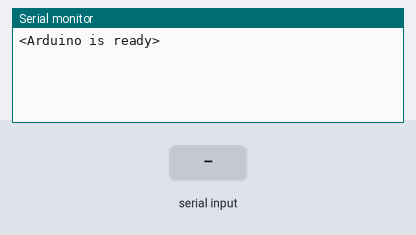
Bench run of a sketch on a simulated ESP32. Parts: the last lines printed to the serial monitor. Inputs (shaded band) come from the test bench.

Above: at 1.2 s.
1.3 s: "90,45\n" received over Serial
At 1.7 s:
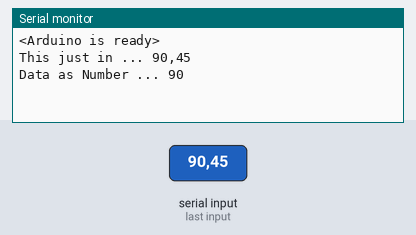
2.8 s: "5\n" received over Serial
At 3.8 s:
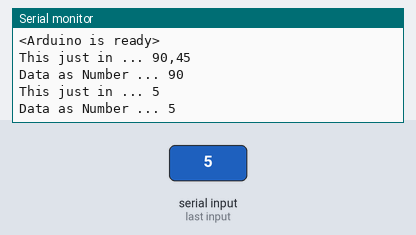

Measured:
- after the input at 1.3 s, the serial monitor: prints a new line at once (image 1)
- after the input at 2.8 s, the serial monitor: prints a new line at once (image 2)

The sketch:

receiving_a_single_number.ino
```cpp
/*
in this code we are receiving number as character
convert the character number into integer number using atoi() function
printint the number


*/
const byte numChars = 32;
char rcvdChars[numChars];   // an array to store the received data

boolean newData = false;

int dataNumber = 0;             // new for this version

void setup() {
    Serial.begin(115200);
    Serial.println("<Arduino is ready>");
}

void loop() {
    rcvWdEndMarker();
    showNumber();
}
/*
define endmarker
define rc
read serial monitor until endmarker is received
saved each read character into rc
saved each read character into array.
*/
void rcvWdEndMarker() {
    static byte ndx = 0;
    char endMarker = '\n';
    char rc;

    if (Serial.available() > 0) {
        rc = Serial.read();

        if (rc != endMarker) {
            rcvdChars[ndx] = rc;
            ndx++;
            if (ndx >= numChars) {
                ndx = numChars - 1;
            }
        }
        else {
            rcvdChars[ndx] = '\0'; // terminate the string
            ndx = 0;
            newData = true;
        }
    }
}
/*
convert char number into int number using atoi()
print it on serial monitor
assign 0 to newData
*/
void showNumber() {
    if (newData == true) {
        dataNumber = 0;             // new for this version
        dataNumber = atoi(rcvdChars);   // new for this version
        Serial.print("This just in ... ");
        Serial.println(rcvdChars);
        Serial.print("Data as Number ... ");    // new for this version
        Serial.println(dataNumber);     // new for this version
        newData = false;
    }
}
```
